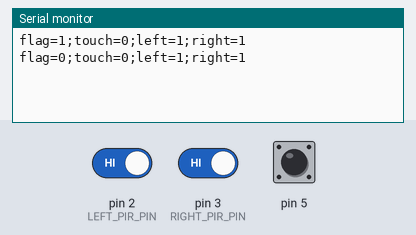
Bench run of a sketch on a simulated Arduino Uno, built with avr-gcc and run on an emulated ATmega328P. Shown: the last lines printed to the serial monitor. The test bench sets the inputs (shaded band); at power-on: pin 2 (LEFT_PIR_PIN) HIGH, pin 5 HIGH, pin 3 (RIGHT_PIR_PIN) HIGH.

Above: at 1.2 s.
1.3 s: pin 2 (LEFT_PIR_PIN) driven LOW
At 2.6 s:
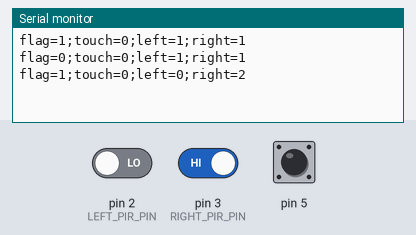
2.8 s: pin 5 pulled LOW for 0.15 s
At 3.7 s:
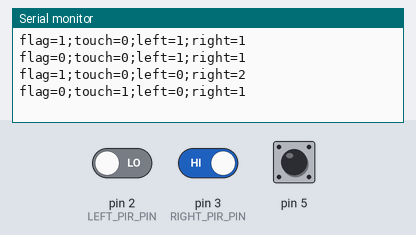
4.4 s: pin 2 (LEFT_PIR_PIN) driven HIGH
At 5.4 s:
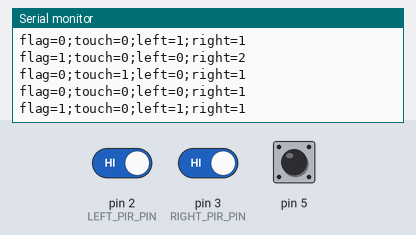
5.9 s: pin 3 (RIGHT_PIR_PIN) driven LOW
At 7.2 s:
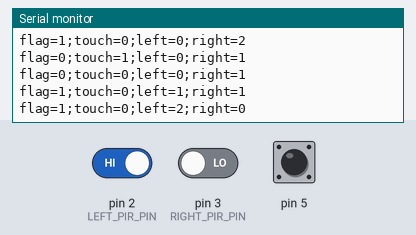
7.4 s: pin 5 pulled LOW for 1 s
At 8.5 s:
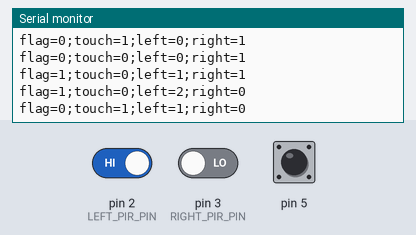
9.9 s: pin 3 (RIGHT_PIR_PIN) driven HIGH
At 10.8 s:
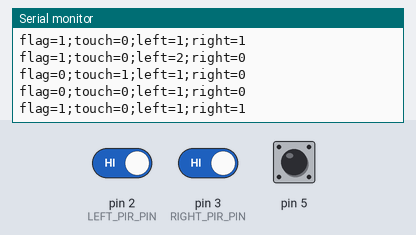
Timing chart, 0 to 12.4 s (numbered marks = the images above; inputs shaded):
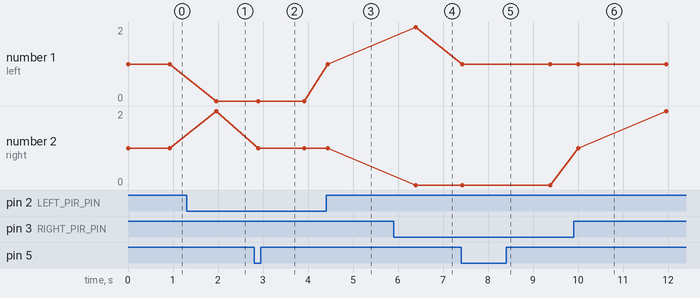

The sketch:

input.ino
```cpp
#include <CapacitiveSensor.h>

/* noano protocol
pir_left: (0,1,2) , pir_right : (0,1,2) , touch : (0,1,2)

*/

CapacitiveSensor touch_input = CapacitiveSensor(4,5);
#define LEFT_PIR_PIN 2
#define RIGHT_PIR_PIN 3


long	touch_sensor;
int		left_pir_sensor;
int		right_pir_sensor;
unsigned int		no_touch = 0;
unsigned int		ir_left_count = 0;
unsigned int		ir_right_count = 0;
int		pre_state[3] = {0, 0, 0};
int		cur_state[3] = {0, 0, 0};
int 	sensor_flag[3]; // [0] -> touch_flag [1] -> left_pir [2] -> right_pir

int sending_serial(int flag)
{
	Serial.print("flag=");
	Serial.print(flag);
	Serial.print(";touch=");
	Serial.print(cur_state[0]);
	Serial.print(";left=");
	Serial.print(cur_state[1]);
	Serial.print(";right=");
	Serial.println(cur_state[2]);
}

int check_flag()
{
	int	i = 0;

	if (cur_state[i] - pre_state[i] == 1)
		return (1);
	i++;
	while (i < 3)
	{
		if (cur_state[i] - pre_state[i] == 1)
			return (2);
		i++;
	}
	return (0);
}

void setup()
{
	Serial.begin(9600);
	pinMode(LEFT_PIR_PIN, INPUT);    // 센서값을 입력으로 설정
	pinMode(RIGHT_PIR_PIN, INPUT);    // 센서값을 입력으로 설정
}

void loop () {
	cur_state[1] = digitalRead(LEFT_PIR_PIN);  // 센서값 읽어옴
	cur_state[2] = digitalRead(RIGHT_PIR_PIN);
	touch_sensor = touch_input.capacitiveSensorRaw(30);
	if (touch_sensor > 1000)
	{
		cur_state[0] = 1;
		no_touch = 0;
	}
	else
	{
		cur_state[0] = 0;
		no_touch++;
	}
	if (cur_state[1] == 1)
		ir_left_count++;
	else
		ir_left_count = 0;
	if (cur_state[2] == 1)
		ir_right_count++;
	else
		ir_right_count = 0;
	if (check_flag() == 1) // touch sensor
		sending_serial(0);
	else if (no_touch == 10)
		sending_serial(0);
	else if (check_flag() == 2) // ir sensor
		sending_serial(1);
	else if (ir_left_count == 20)
	{
		ir_right_count += 100;
		cur_state[1] = 2;
		sending_serial(1);
		cur_state[1] = 1;
	}
	else if (ir_right_count == 20)
	{
		ir_right_count += 100;
		cur_state[2] = 2;
		sending_serial(1);
		cur_state[2] = 1;
	}
	pre_state[0] = cur_state[0];
	pre_state[1] = cur_state[1];
	pre_state[2] = cur_state[2];
	delay(100);
}
```

Measured:
- after the input at 1.3 s, the serial monitor: prints a new line after 0.66 s (image 1)
- after the input at 2.8 s, the serial monitor: prints a new line after 0.09 s (image 2)
- after the input at 4.4 s, the serial monitor: prints a new line at once (image 3)
- after the input at 5.9 s, the serial monitor: prints a new line after 0.49 s (image 4)
- after the input at 7.4 s, the serial monitor: prints a new line at once (image 5)
- after the input at 9.9 s, the serial monitor: prints a new line after 0.10 s (image 6)
- plotted number 2: 0 → 2 after the input at 9.9 s
